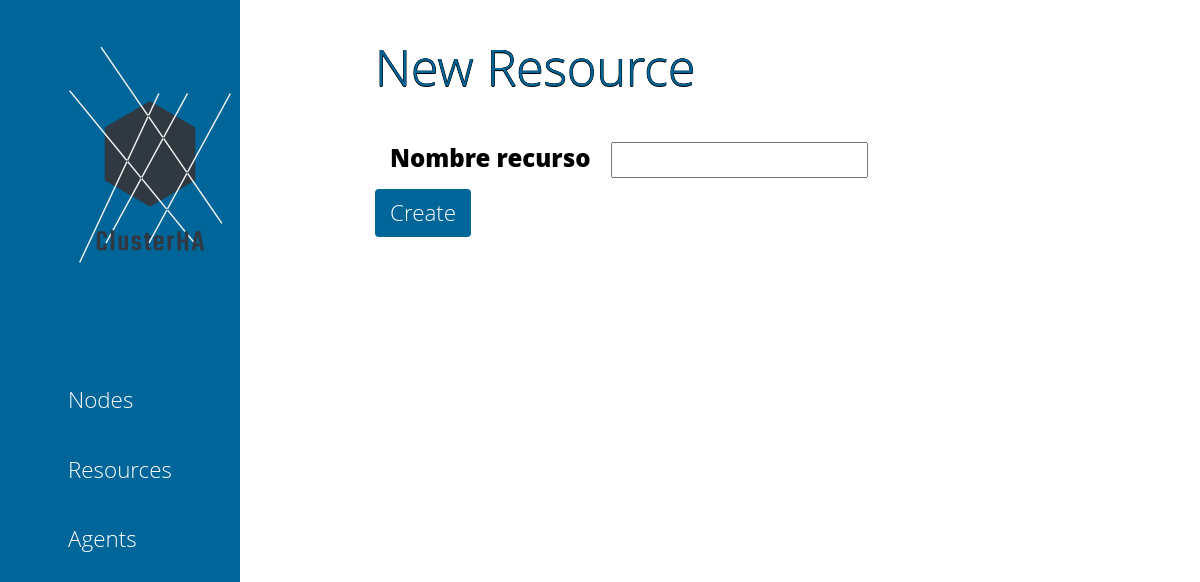
The page /resources/new/apache on the database as committed earlier.
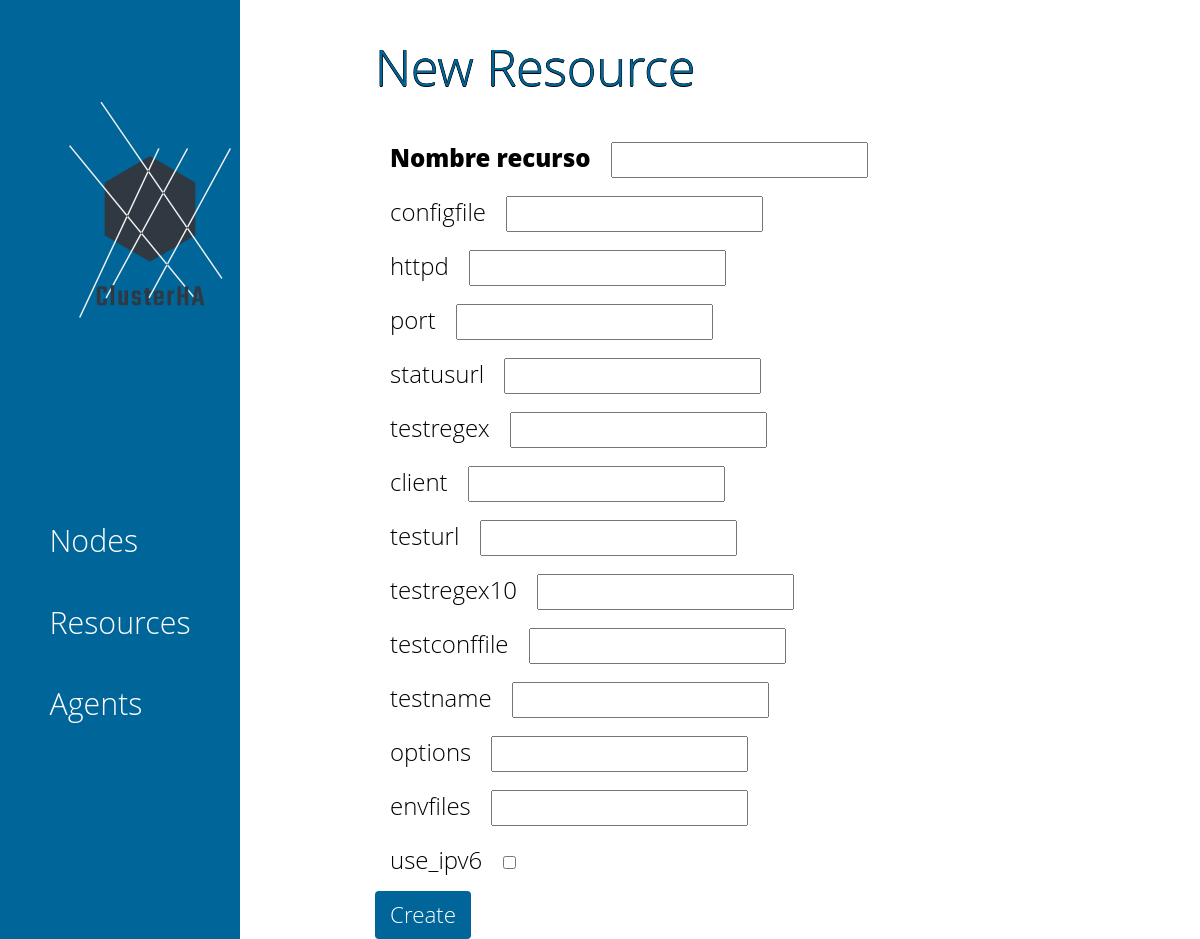
The same page on the database as committed later.
### cluster/models.py (models this page shows)
class Agent_Param(models.Model):
    agent = models.ForeignKey(Agent, on_delete=models.CASCADE)
    name = models.CharField(max_length=50)
    title = models.CharField(max_length=200, default="title")
    description = models.TextField(default="description")
    required = models.BooleanField(default=False)
    unique = models.BooleanField(default=False)
    content_type = models.CharField(max_length=50, default="content-type")
    default_value = models.CharField(max_length=150, default="default", null=True)

### cluster/views.py (the view)
# urls.py: path('resources/new/<agent_name>', views.resources_form, name='resources_form'),
def resources_form(request, agent_name):
    template = loader.get_template('resources_form.html')
    params = Agent_Param.objects.all().filter(agent__name=agent_name)
    context = {
        'agent_name': agent_name,
        'params': params,
    }
    return HttpResponse(template.render(context, request))

### cluster/templates/resources_form.html (shortened to what this page needs)
{% extends "base.html" %}
{% block content %}
    <div class="container">
        <div class="tm-title">New Resource</div>
    <form action="{% url 'cluster:resources_created' agent_name %}" method="post">
        <label class="tm-nav-item-custom" for="name"><b>Nombre recurso</b></label>
        <input type="text" name="nombre" id="nombre" required><br>
    {% for param in params %}
        <label class="tm-nav-item-custom" for="param_name">{{ param.name }}</label>
        <input {% if param.content_type == 'boolean' %}type="checkbox"{% elif param.content_type == 'integer' %}type="number"{% elif param.content_type == 'string' %}type="text"{% endif %} name={{ param.name }} id={{ param.name }} ><br>
    {% endfor %}
        <input class="tm-button-form" type="submit" value="Create">
    </form>
{% endblock %}

### cluster/templates/base.html (shortened to what this page needs)
<!DOCTYPE html>
<html lang="en">
<head>
    {% load staticfiles %}
    <link rel="stylesheet" type="text/css" href="{% static 'css/bootstrap.min.css' %}">
    <link rel="stylesheet" type="text/css" href="{% static 'css/site.css' %}">
</head>
<body>
    <div class="container">
        <div class="row">
            <div class="tm-left-right-container">
                <div class="tm-blue-bg tm-left-column">
                    <div class="tm-logo-div text-xs-center">
                        <img src="{% static 'img/logo_transparent.png' %}" alt="Logo" height="300" width="300">
                    </div>
                    <nav class="tm-main-nav">
                        <ul class="tm-main-nav-ul">
                            <li class="tm-nav-item">
                                <a href="{%  url 'cluster:nodes' %}" class="tm-nav-item-link">Nodes</a>
                            </li>
                            <li class="tm-nav-item">
                                <a href="{%  url 'cluster:resources' %}" class="tm-nav-item-link">Resources</a>
                            </li>
                            <li class="tm-nav-item">
                                <a href="{%  url 'cluster:agents' %}" class="tm-nav-item-link">Agents</a>
                            </li>
                        </ul>
                    </nav>
                </div>
            </div>
            <div class="tm-right-column">
                {% block content %}{% endblock %}
            </div>
        </div>
    </div>
</body>
</html>

### cluster/static/css/site.css (style rules this page uses)
body { font-family: 'Open Sans', Helvetica, Arial, sans-serif; font-size: 20px; font-weight: 300; overflow-x: hidden; }
a, button { transition: all 0.3s ease; }
.tm-button-form { background-color: #006599; border: none; color: white; cursor: pointer; display: inline-block; font-size: 1.4rem; padding: 7px 15px; border-radius: 4px; }
.tm-title { font-size: 2.5em; list-style: none; padding: 30px 0px; transition: all 0.3s ease; color: #006599; text-shadow: -0.5px 0 black, 0 0.5px black, 0.5px 0 black, 0 -0.5px black; }
b { font-weight: 800; }
.tm-nav-item-custom { font-size: 1.5rem; list-style: none; padding: 5px 15px; transition: all 0.3s ease; color: black; }
.tm-nav-item-custom b { font-weight: 800; }
.row { display: block; }
.tm-left-right-container { width: 100%; }
.tm-blue-bg { background-color: #006599; color: white; }
.tm-blue-bg a { color: white; }
.tm-logo-div { padding-top: 40px; padding-bottom: 40px; }
.tm-main-nav { display: none; }
.tm-main-nav-ul { display: inline-block; padding-left: 0; }
@media (min-width: 576px) { .container { width: 100%; } }
@media (min-width: 992px) { .tm-main-nav { display: flex; justify-content: center; } }
@media (min-width: 992px) { .tm-left-column { position: fixed; height: 100%; } }
@media (min-width: 992px) { .container { width: 100%; } }
@media (min-width: 992px) { .tm-left-column { width: 20%; } }
@media (min-width: 992px) { .tm-right-column { float: right; width: 70%; } }
@media (min-width: 992px) { .tm-nav-item { cursor: pointer; font-size: 1.5rem; list-style: none; padding: 18px 30px; transition: all 0.3s ease; color: white; } }
@media (min-width: 992px) { .tm-logo-div { padding-top: 50px; padding-bottom: 50px; } }
@media (min-width: 1200px) { .container { width: 100%; } }
@media (min-height: 859px) { .tm-logo-div { padding-top: 100px; padding-bottom: 100px; } }
@media (min-height: 859px) { .tm-nav-item { font-size: 1.9rem; } }

Rows that differ between the two databases and show on the page:
added Agent_Param: name "configfile"
added Agent_Param: name "httpd"
added Agent_Param: name "port"
added Agent_Param: name "statusurl"
added Agent_Param: name "testregex"
added Agent_Param: name "client"
added Agent_Param: name "testurl"
added Agent_Param: name "testregex10"
added Agent_Param: name "testconffile"
added Agent_Param: name "testname"
added Agent_Param: name "options"
added Agent_Param: name "envfiles"
added Agent_Param: name "use_ipv6"
